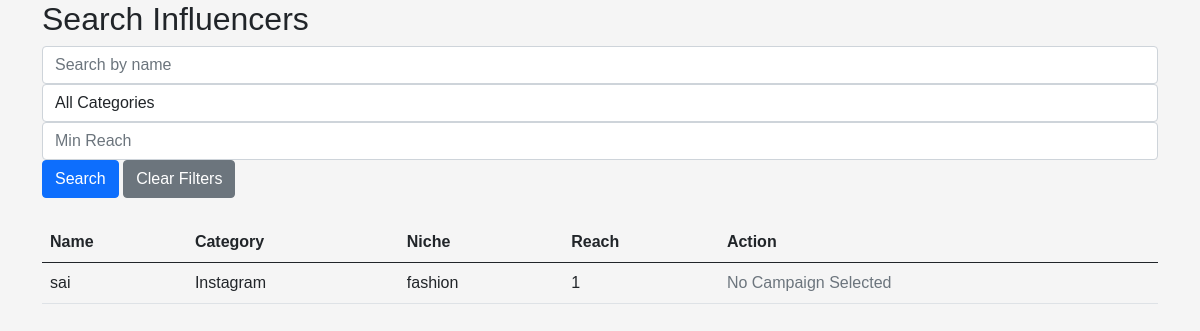
The app's page /search_influencers (signed in), older data.
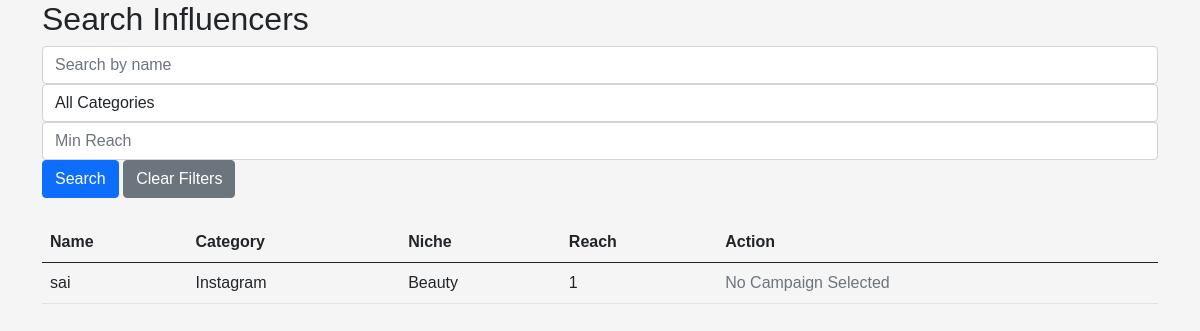
The same page, newer data.
### backend/models.py (models this page shows)
class Influencer(db.Model):
    __tablename__ = 'influencers'
    id = db.Column(db.Integer, primary_key=True)
    user_id = db.Column(db.Integer, db.ForeignKey('users.id'), unique=True, nullable=False)
    name = db.Column(db.String(100), nullable=False)
    category = db.Column(db.String(100))
    niche = db.Column(db.String(100))
    reach = db.Column(db.Integer)
    user = relationship('User', backref=db.backref('influencer', uselist=False))
    ad_requests = relationship('AdRequest', back_populates='influencer')
    requests = relationship('CampaignRequest', back_populates='influencer')

### backend/controller.py (the view)
@app.route("/search_influencers")
@login_required
def search_influencers():
    if current_user.role != "sponsor":
        flash("Access denied.")
        return redirect(url_for("home"))
    query = request.args.get("query")
    category = request.args.get("category")
    min_reach = request.args.get("min_reach")
    campaign_id = request.args.get("campaign_id")
    influencers = Influencer.query
    if query:
        influencers = influencers.filter(Influencer.name.ilike(f"%{query}%"))
    if category:
        influencers = influencers.filter_by(category=category)
    if min_reach:
        influencers = influencers.filter(Influencer.reach >= int(min_reach))
    influencers = influencers.all()
    campaign = None
    if campaign_id:
        campaign = Campaign.query.get(campaign_id)
    return render_template("search_influencers.html", influencers=influencers, campaign=campaign)

### app.py (called while the page is built)
def init_app():
    app = Flask(__name__)
    app.secret_key = 'fsfdgdsgs'
    app.debug = True
    app.config['SQLALCHEMY_DATABASE_URI'] = 'sqlite:///iescp.db'
    db.init_app(app)
    app.app_context().push()
    login_manager = LoginManager()
    login_manager.login_view = 'controller.login'
    login_manager.init_app(app)
    @login_manager.user_loader
    def load_user(id):
        return User.query.get(int(id))
    print("app started....")
    return app

### templates/search_influencers.html (shortened to what this page needs)
{% extends "base.html" %}
{% block content %}
<div class="container">
    <h2>Search Influencers</h2>
    <form action="{{ url_for('search_influencers') }}" method="GET" class="mb-4">
        <div class="form-row">
            <div class="col">
                <input type="text" name="query" class="form-control" placeholder="Search by name" value="{{ request.args.get('query', '') }}">
            </div>
            <div class="col">
                <select name="category" class="form-control">
                    <option value="">All Categories</option>
                </select>
            </div>
            <div class="col">
                <input type="number" name="min_reach" class="form-control" placeholder="Min Reach" value="{{ request.args.get('min_reach', '') }}">
            </div>
            <div class="col">
                <button type="submit" class="btn btn-primary">Search</button>
                <a href="{{ url_for('search_influencers', campaign_id=campaign.id if campaign else None) }}" class="btn btn-secondary">Clear Filters</a>
            </div>
        </div>
    </form>
    <table class="table">
        <thead>
            <tr>
                <th>Name</th>
                <th>Category</th>
                <th>Niche</th>
                <th>Reach</th>
                <th>Action</th>
            </tr>
        </thead>
        <tbody>
            {% for influencer in influencers %}
            <tr>
                <td>{{ influencer.name }}</td>
                <td>{{ influencer.category }}</td>
                <td>{{ influencer.niche }}</td>
                <td>{{ influencer.reach }}</td>
                <td>
                    {% if campaign %}
                        <a href="{{ url_for('create_ad_request', campaign_id=campaign.id, influencer_id=influencer.id) }}" class="btn btn-primary btn-sm">Select Influencer</a>
                    {% else %}
                        <span class="text-muted">No Campaign Selected</span>
                    {% endif %}
                </td>
            </tr>
            {% endfor %}
        </tbody>
    </table>
</div>
{% endblock %}

Row changes from the older to the newer data that the page shows:
changed Influencer "sai": niche "fashion" → "Beauty"
